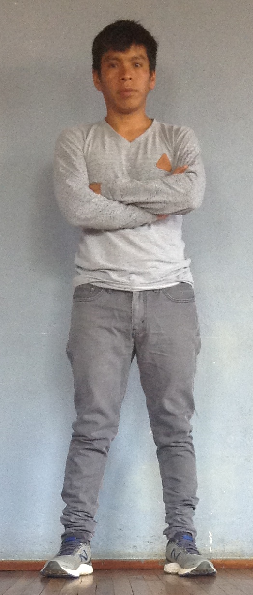
#> input picture Superposicion/image/yo4.png, 253 x 595 px
$ python plot_active_contours.py
#> lines starting #> are read from the running program, lines starting #| are printed output that depends on the picture
"""
====================
Active Contour Model
====================

The active contour model is a method to fit open or closed splines to lines or
edges in an image [1]_. It works by minimising an energy that is in part
defined by the image and part by the spline's shape: length and smoothness. The
minimization is done implicitly in the shape energy and explicitly in the
image energy.

In the following two examples the active contour model is used (1) to segment
the face of a person from the rest of an image by fitting a closed curve
to the edges of the face and (2) to find the darkest curve between two fixed
points while obeying smoothness considerations. Typically it is a good idea to
smooth images a bit before analyzing, as done in the following examples.

We initialize a circle around the astronaut's face and use the default boundary
condition ``bc='periodic'`` to fit a closed curve. The default parameters
``w_line=0, w_edge=1`` will make the curve search towards edges, such as the
boundaries of the face.

.. [1] *Snakes: Active contour models*. Kass, M.; Witkin, A.; Terzopoulos, D.
       International Journal of Computer Vision 1 (4): 321 (1988).
       DOI:`10.1007/BF00133570`
"""

import numpy as np
import cv2
import matplotlib.pyplot as plt
from skimage.color import rgb2gray
from skimage import data
from skimage.filters import gaussian
from skimage.segmentation import active_contour


img = cv2.imread('image/yo4.png')
#> img is the input picture: shape (595, 253, 3); mean B, G, R 150.9, 152.5, 155.2
img = rgb2gray(img)
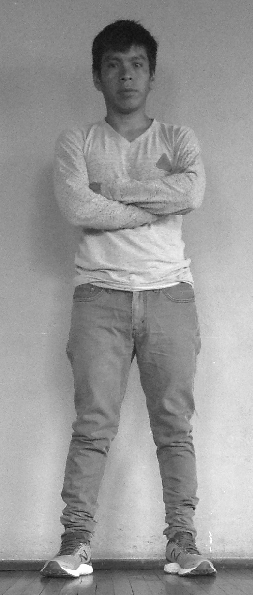
#> img: shape (595, 253) float64; min 0.0543, max 1, mean 0.597

s = np.linspace(0, 2*np.pi, 400)
r = 300 + 290*np.sin(s)
c = 120 + 100*np.cos(s)
init = np.array([r, c]).T

snake = active_contour(gaussian(img, 3),
                       init, alpha=0.015, beta=10, gamma=0.001,
                       coordinates='rc')
#> snake = 400 pairs, first value 19.31 to 564.1, second value 60.92 to 197.6

fig, ax = plt.subplots(figsize=(7, 7))
ax.imshow(img, cmap=plt.cm.gray)
ax.plot(init[:, 1], init[:, 0], '--r', lw=3)
ax.plot(snake[:, 1], snake[:, 0], '-b', lw=3)
ax.set_xticks([]), ax.set_yticks([])
ax.axis([0, img.shape[1], img.shape[0], 0])

plt.show()
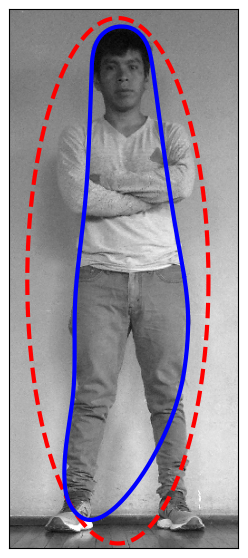
#> figure drawn by matplotlib, 1 panel

$ run again, with Superposicion/image/a.jpg saved as Superposicion/image/yo4.png
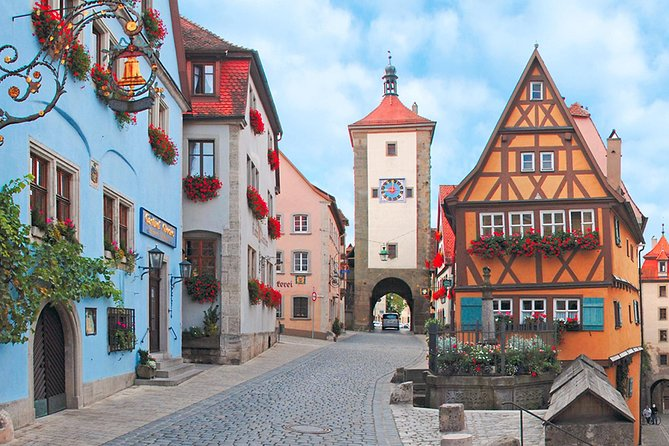
#> input picture Superposicion/image/a.jpg, 669 x 446 px
#> img is the input picture: shape (446, 669, 3); mean B, G, R 151.3, 147.6, 148
#> `img = rgb2gray(img)`:
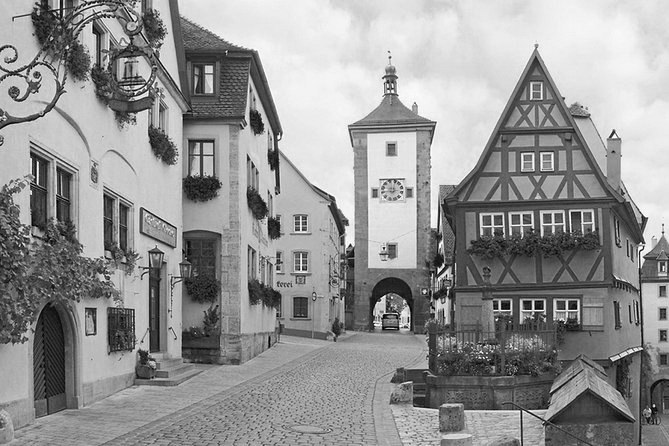
#> img: shape (446, 669) float64; min 0, max 1, mean 0.582
#> snake = 400 pairs, first value 46.03 to 386.8, second value 29.29 to 220.6
#> `plt.show()`:
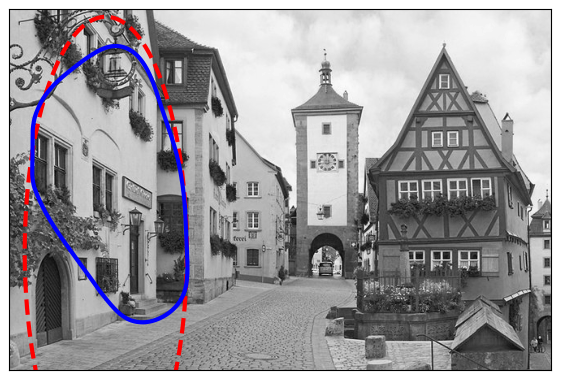
#> figure drawn by matplotlib, 1 panel
